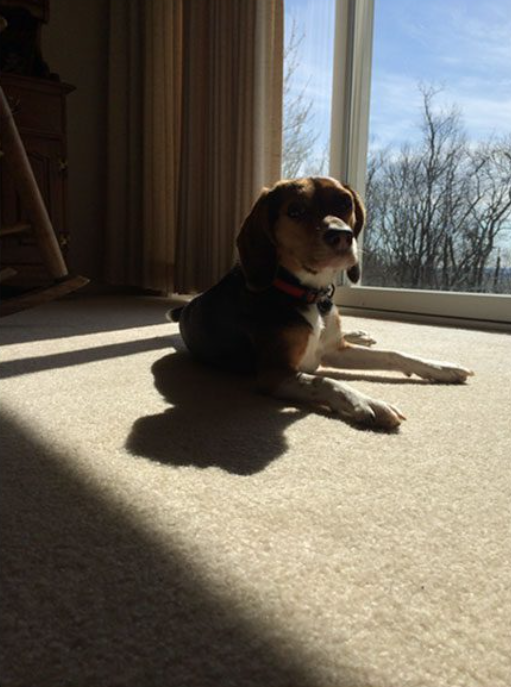
#> input picture Week 04/2.png, 511 x 687 px, given in place of input.jpg, which was not available
$ jupyter execute 09-linear-brightness-and-contrast-adjustment.ipynb   (text cells are left out)
#> lines starting #> are read from the running program, lines starting #| are printed output that depends on the picture; pictures that were not available may be replaced by others from this repository, and a replacement may not be noted
[cell 1]
import cv2
import numpy as np
import matplotlib.pyplot as plt

# Read the input image
image = cv2.imread("images/input.jpg")
#> image is the input picture: shape (687, 511, 3); mean B, G, R 95.1, 105.6, 111.7

# Create an empty image with the same shape and type
new_image = np.zeros(image.shape, image.dtype)

# Ask user for brightness and contrast values
alpha = float(input('* Enter the alpha value [0.1-3.0]: '))  # Contrast control
#> the answer given: 1
beta = int(input('* Enter the beta value [0-100]: '))        # Brightness control
#> the answer given: 3

# Apply linear transformation: new_image = alpha*image + beta
new_image = cv2.convertScaleAbs(image, alpha=alpha, beta=beta)

# Display original and adjusted images side by side
plt.figure(figsize=[15,5])
plt.subplot(121)
plt.imshow(image[..., ::-1])  # Convert BGR → RGB for matplotlib
plt.title("Original")
plt.subplot(122)
plt.imshow(new_image[..., ::-1])
plt.title("Output")
plt.show()
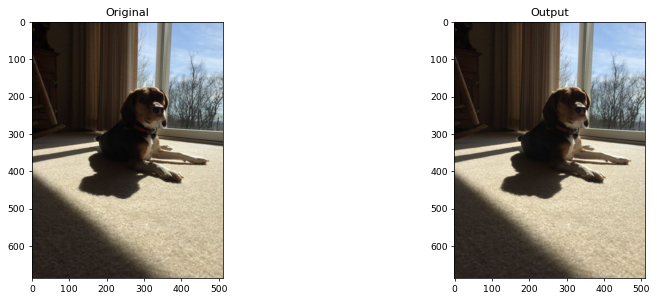
#> figure drawn by matplotlib, 2 panels

[cell 2]
import cv2
import numpy as np
import matplotlib.pyplot as plt

image = cv2.imread("images/input.jpg")

new_image2 = np.zeros(image.shape, image.dtype)

alpha = float(input('* Enter the alpha value [0.1-3.0]: '))
#> the answer given: 1
beta = int(input('* Enter the beta value [0-100]: '))
#> the answer given: 3

# Do the operation new_image(i,j) = alpha*image(i,j) + beta
# Instead of these 'for' loops we could have used simply:
# new_image = cv.convertScaleAbs(image, alpha=alpha, beta=beta)
# but we wanted to show you how to access the pixels :)
for y in range(image.shape[0]):
    for x in range(image.shape[1]):
        for c in range(image.shape[2]):
            new_image2[y,x,c] = np.clip(alpha*image[y,x,c] + beta, 0, 255)


plt.figure(figsize=[15,5])
plt.subplot(121);plt.imshow(image[...,::-1]);plt.title("Original");
plt.subplot(122);plt.imshow(new_image2[...,::-1]);plt.title("Output");

[cell 3]
gray_image =  cv2.cvtColor(image, cv2.COLOR_BGR2GRAY)
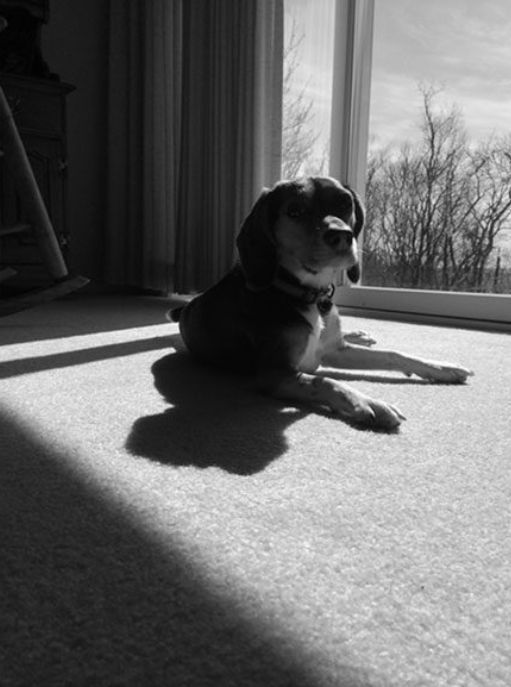
#> gray_image: shape (687, 511); min 1, max 254, mean 106.2
gray_new_image = cv2.cvtColor(new_image, cv2.COLOR_BGR2GRAY)
gray_new_image2 = cv2.cvtColor(new_image2, cv2.COLOR_BGR2GRAY)

[cell 4]
plt.figure(figsize=[15,5])
plt.subplot(131);plt.hist(gray_image.ravel(),256,[0,256]);plt.title("Original");
plt.subplot(132);plt.hist(gray_new_image.ravel(),256,[0,256]);plt.title("new_image");
plt.subplot(133);plt.hist(gray_new_image2.ravel(),256,[0,256]);plt.title("new_image2");
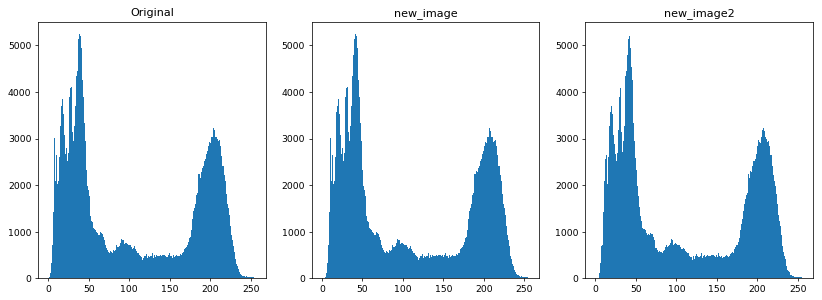
#> figure drawn by matplotlib, 3 panels; panel 1: tallest bar 5245 high, from x = 38 to 39; panel 2: tallest bar 5245 high, from x = 41 to 42; panel 3: tallest bar 5245 high, from x = 41 to 42

$ run again, on Week 04/4.png
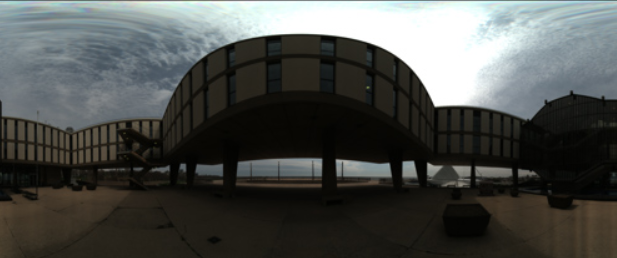
#> input picture Week 04/4.png, 617 x 258 px, given in place of input.jpg, which was not available
#> image is the input picture: shape (258, 617, 3); mean B, G, R 75.9, 78.8, 76.7
#> `plt.show()`:
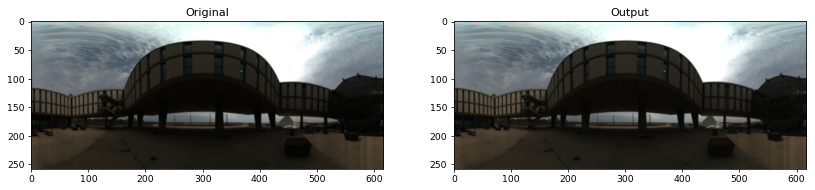
#> figure drawn by matplotlib, 2 panels
#> `[cell 4] plt.figure(figsize=[15,5]) plt.subplot(131);plt.hist(gray_ima..`:
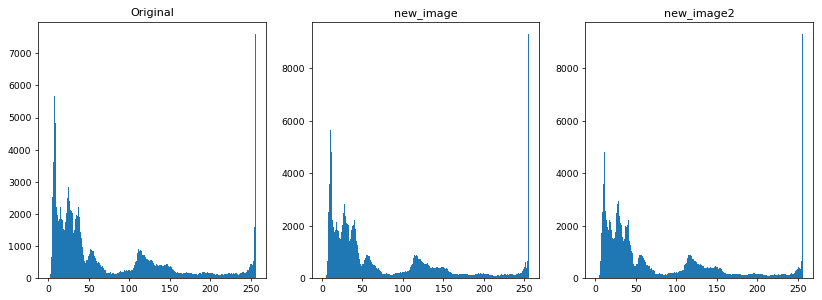
#> figure drawn by matplotlib, 3 panels; panel 1: tallest bar 7604 high, from x = 255 to 256; panel 2: tallest bar 9316 high, from x = 255 to 256; panel 3: tallest bar 9316 high, from x = 255 to 256
